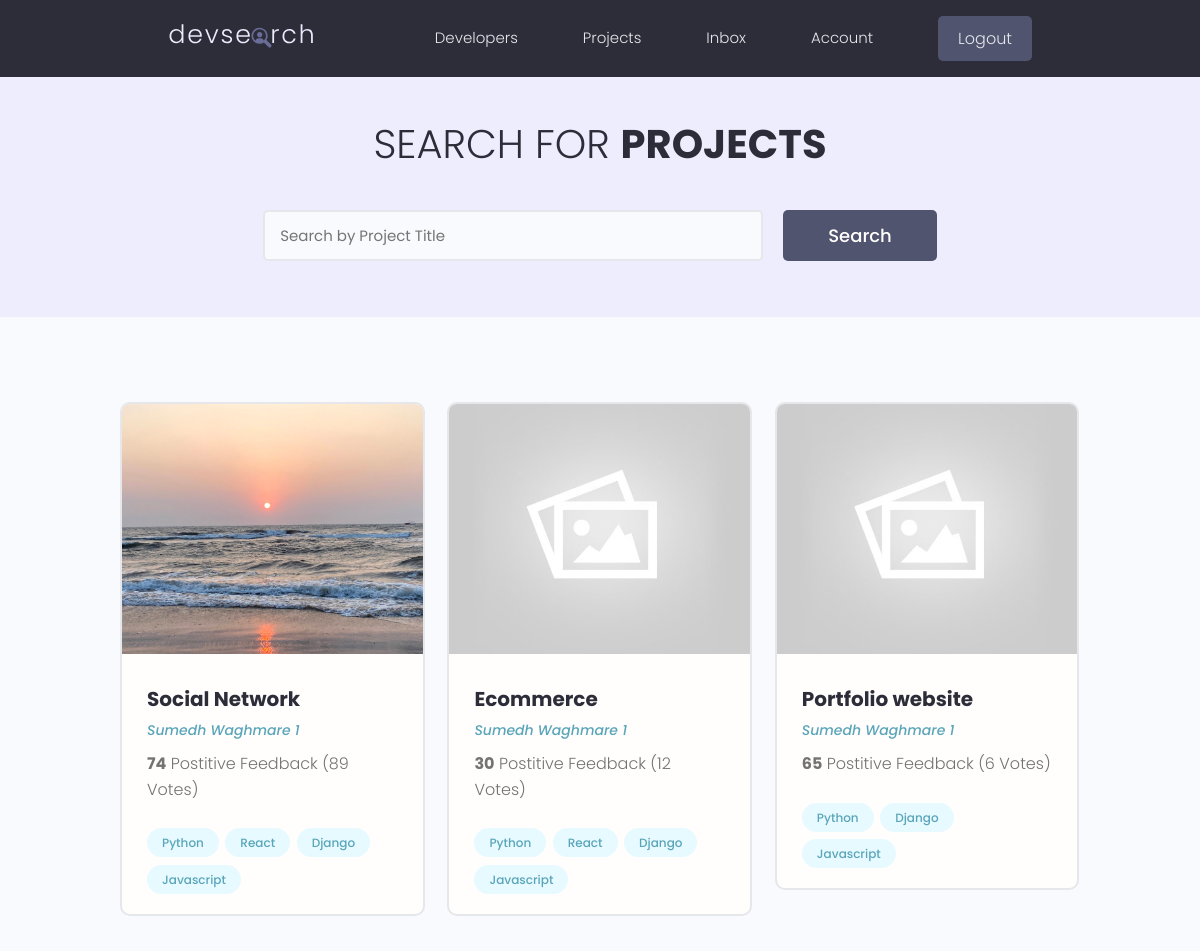
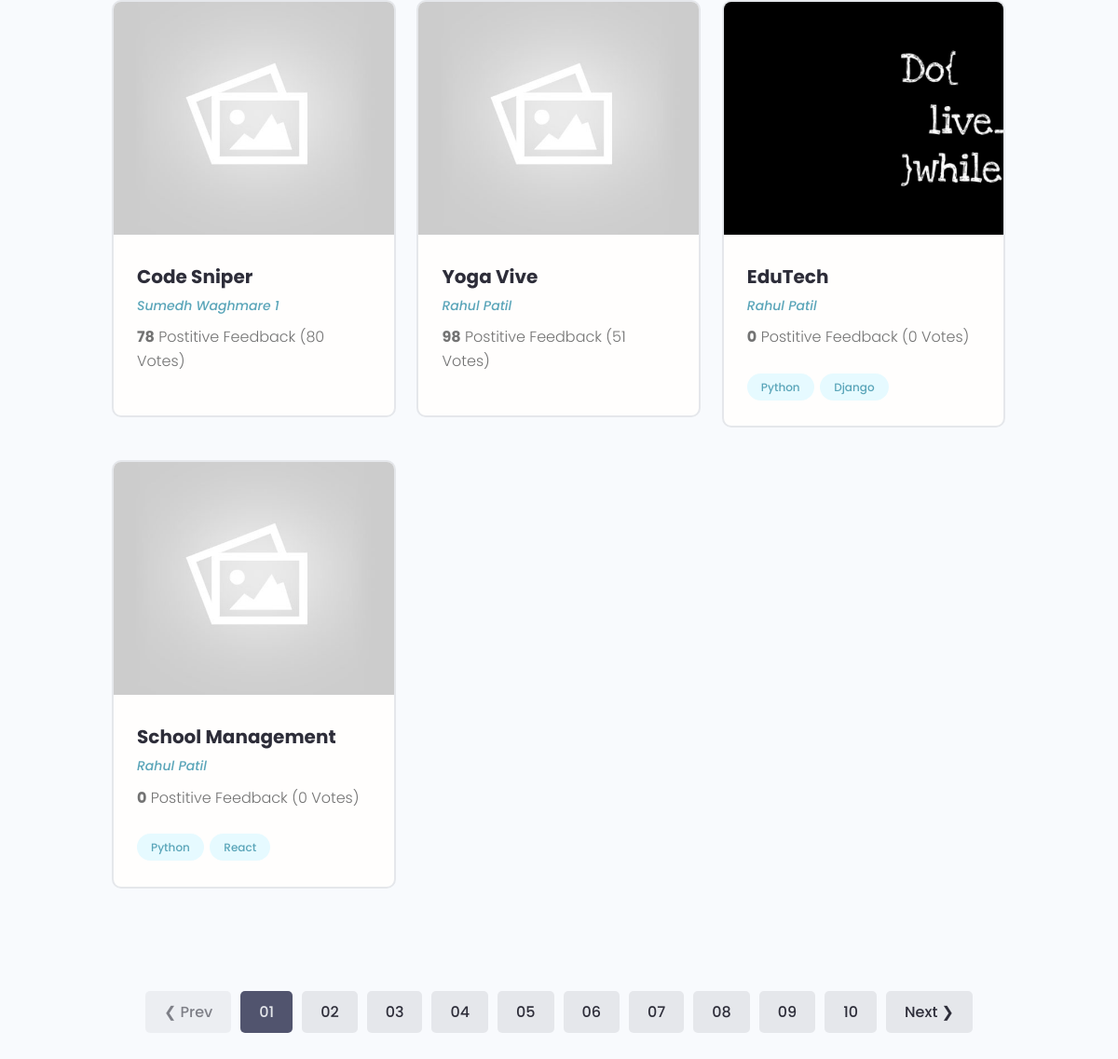
Screenshot of /projects/ (signed in) with the database file from the repository (2 pictures, top to bottom).
### projects/models.py (models this page shows, shortened)
class Project(models.Model):
    owner = models.ForeignKey(
        Profile, null=True, blank=True, on_delete=models.SET_NULL)
    title = models.CharField(max_length=200)
    description = models.TextField(null=True,blank=True)
    featured_image = models.ImageField(null=True, blank=True, default="default.jpg")
    demo_link = models.CharField(max_length=2000,null=True,blank=True)
    source_link = models.CharField(max_length=2000,null=True,blank=True)
    tags = models.ManyToManyField('Tag', blank=True)
    vote_total = models.IntegerField(default=0,null=True, blank=True)
    vote_ratio = models.IntegerField(default=0,null=True, blank=True)
    created = models.DateField(auto_now_add=True)
    id = models.UUIDField(default=uuid.uuid4,unique=True,primary_key=True,editable=False)

class Tag(models.Model):
    name = models.CharField(max_length=200)
    created = models.DateTimeField(auto_now_add=True)
    id = models.UUIDField(default=uuid.uuid4, unique=True, primary_key=True, editable=False)
    def __str__(self):
        return self.name

### users/models.py (models this page shows, shortened)
class Profile(models.Model):
    user = models.OneToOneField(User, on_delete=models.CASCADE, blank=True, null=True)
    name = models.CharField(max_length=200, null=True, blank=True)
    email = models.EmailField(max_length=500, null=True, blank=True)
    username = models.CharField(max_length=200, null=True, blank=True)
    location = models.CharField(max_length=200, null=True, blank=True)
    short_intro = models.CharField(max_length=1000, null=True, blank=True)
    bio = models.TextField(null=True, blank=True)
    profile_image = models.ImageField(null=True, blank=True,
        upload_to = 'profiles/', default='profiles/user-default.png')
    social_github = models.CharField(max_length=200, null=True, blank=True)
    social_twitter = models.CharField(max_length=200, null=True, blank=True)
    social_linkedin = models.CharField(max_length=200, null=True, blank=True)
    social_youtube = models.CharField(max_length=200, null=True, blank=True)
    social_website = models.CharField(max_length=200, null=True, blank=True)
    created = models.DateField(auto_now_add=True)
    id = models.UUIDField(default=uuid.uuid4,unique=True,primary_key=True,editable=False)

### projects/views.py (the view)
# urls.py: path('projects/',include('projects.urls')),
def projects(request):
    projects = Project.objects.all()
    context = { 'projects' : projects }
    return render(request,'projects/projects.html', context)

### projects/templates/projects/projects.html (shortened to what this page needs)
{% extends 'main.html' %}
{% block content %}
  <main class="projects">
    <section class="hero-section text-center">
      <div class="container container--narrow">
        <div class="hero-section__box">
          <h2>Search for <span>Projects</span></h2>
        </div>
        <div class="hero-section__search">
          <form class="form" action="#" method="get">
            <div class="form__field">
              <input class="input input--text" id="formInput#search" type="text" name="text"
                placeholder="Search by Project Title" />
            </div>
            <input class="btn btn--sub btn--lg" type="submit" value="Search" />
          </form>
        </div>
      </div>
    </section>
    <section class="projectsList">
      <div class="container">
        <div class="grid grid--three">
        {% for project in projects %}
          <div class="column">
            <div class="card project">
              <a href="{% url 'project' project.id %}" class="project">
                <img class="project__thumbnail" src="{{ project.featured_image.url }}" alt="project thumbnail" />
                <div class="card__body">
                  <h3 class="project__title">{{ project.title }}</h3>
                  <p><a class="project__author" href="{% url 'user-profile' project.owner.id %}">{{ project.owner.name }}</a></p>
                  <p class="project--rating">
                    <span style="font-weight: bold;">{{ project.vote_ratio }}</span> Postitive
                    Feedback ({{ project.vote_total }}  Vote{{project.vote_ratio|pluralize:"s"}})
                  </p>
                  <div class="project__tags">
                    {% for tag in project.tags.all %}
                    <span class="tag tag--pill tag--main">
                      <small>{{tag}}</small>
                    </span>
                    {% endfor %}
                  </div>
                </div>
              </a>
            </div>
          </div>
        {%  endfor  %}
        </div>
      </div>
    </section>
    <div class="pagination">
      <ul class="container">
        <li><a href="#" class="btn btn--disabled">&#10094; Prev</a></li>
        <li><a href="#" class="btn btn--sub">01</a></li>
        <li><a href="#" class="btn">02</a></li>
        <li><a href="#" class="btn">03</a></li>
        <li><a href="#" class="btn">04</a></li>
        <li><a href="#" class="btn">05</a></li>
        <li><a href="#" class="btn">06</a></li>
        <li><a href="#" class="btn">07</a></li>
        <li><a href="#" class="btn">08</a></li>
        <li><a href="#" class="btn">09</a></li>
        <li><a href="#" class="btn">10</a></li>
        <li><a href="#" class="btn">Next &#10095;</a></li>
      </ul>
    </div>
  </main>
{% endblock content %}

### static/styles/app.css (style rules this page uses)
:root { --color-sub: #2d2d39; }
.btn--sub { background-color: var(--color-sub-light); }
.card { border: 2px solid var(--color-light); }
img { width: 100%; }
.hero-section { height: 40vh; display: flex; align-items: center; background-color: var(--color-sub); }
.hero-section__box { margin-bottom: 4rem; }
.hero-section__box > h2, .hero-section__box > h2 > span { font-size: 4rem; color: var(--color-light); line-height: 1.3; text-transform: uppercase; }
.hero-section__box > h2 { font-weight: 300; }
.hero-section__box > h2 > span { font-weight: 700; }
.hero-section__search > .form { display: flex; align-items: center; justify-content: center; gap: 2rem; }
.hero-section__search > .form input.input--text { width: 50rem; }
.pagination { margin-top: 8rem; margin-bottom: 10rem; }
.pagination > ul { flex-wrap: wrap; list-style: none; display: flex; align-items: center; justify-content: center; gap: 1rem; }
.pagination .btn { color: var(--color-sub); }
.pagination .btn.btn--sub { color: var(--color-light); }
.project__author { font-size: 1.4rem; font-style: italic; }
.project--rating { margin-bottom: 1.6em; margin-top: .5em; }
.projects > .hero-section { background: var(--color-sub-lighter); height: 30vh; }
.projects .hero-section__box { margin-bottom: 2.5rem; }
.projects .hero-section__box > h2 { color: var(--color-sub); }
.projects .hero-section__box > h2 > span { font-weight: 700; color: var(--color-sub); }
.projectsList { margin-top: 8rem; }
.project__thumbnail { height: 25rem; object-fit: cover; object-position: top center; }
.project__title { font-size: 2rem; font-weight: 700; color: var(--color-sub); }

### static/uikit/styles/modules/_variables.css (style rules this page uses)
:root { --color-main: #5aa5b9; --color-main-light: #e6faff; --color-sub: #3f4156; --color-sub-light: #51546e; --color-sub-lighter: #ededfd; --color-text: #737373; --color-gray: #8b8b8b; --color-light: #e5e7eb; --color-light-gray: #767676; --color-bg: #f8fafd; --color-white: #fffefd; --color-white-light: #f3f3f3; --color-success: #359e64; --color-success-bg: #def8e8; --color-error: #fc4b0b; --color-error-bg: #fff2ee; --font-base: 'Poppins', arial, helvetica, 'Segoe UI', roboto, ubuntu, sans-serif; --font-monospace: 'Fira Code', 'Courier New', courier, monospace; --font-regular: 300; --font-medium: 500; --font-bold: 700; --generic-shadow: 1px 1px 5px #00000010; --generic-transition: all 0.3s ease-in-out; }

### static/uikit/styles/modules/_base.css (style rules this page uses)
* { margin: 0; padding: 0; box-sizing: border-box; text-rendering: optimizeLegibility; color: inherit; font-size: inherit; }
html { font-size: 50%; }
@media only screen and (min-width: 480px) { html { font-size: 56.25%; } }
@media only screen and (min-width: 1200px) { html { font-size: 62.5%; } }
body { line-height: 1.6; font-weight: 400; font-size: 1.5rem; color: var(--color-text); background-color: var(--color-bg); min-height: 100vh; }

### static/uikit/styles/modules/_typography.css (style rules this page uses)
* { font-family: var(--font-base); }
h2 { font-size: 3.6rem; font-weight: var(--font-bold); }
h3 { font-size: 3.2rem; font-weight: var(--font-medium); }
p, span, strong { font-size: 1.6rem; color: var(--color-text); font-weight: var(--font-regular); }
a { padding-bottom: 2px; text-decoration: none; display: inline-block; color: var(--color-main); font-weight: var(--font-medium); }

### static/uikit/styles/modules/_utilities.css (style rules this page uses)
.container { width: 92%; max-width: 165rem; margin: 0 auto; box-sizing: border-box; }
.container--narrow { width: 92%; max-width: 120rem; }
@media screen and (min-width: 1000px) { .container { width: 90%; } }
@media screen and (min-width: 1000px) { .container--narrow { width: 85%; } }
@media screen and (min-width: 1200px) { .container { width: 80%; } }
@media screen and (min-width: 1200px) { .container--narrow { width: 72%; } }
.text-center { text-align: center; }

### static/uikit/styles/modules/_button.css (style rules this page uses)
.btn { display: inline-block; position: relative; cursor: pointer; background-color: var(--color-light); font-weight: var(--font-medium); color: var(--color-sub); text-decoration: none; padding: 1rem 2rem; border-radius: 0.5rem; border: none; width: -webkit-fit-content; width: -moz-fit-content; width: fit-content; height: -webkit-fit-content; height: -moz-fit-content; height: fit-content; font-size: 1.6rem; outline-width: 0; outline-color: transparent; -webkit-backface-visibility: hidden; backface-visibility: hidden; transition: all 0.3s ease-in-out; }
.btn:disabled, .btn--disabled { cursor: not-allowed; opacity: 0.6; }
.btn--sub { background-color: var(--color-sub); color: var(--color-white); }
.btn--lg { font-size: 1.8rem; padding: 1.2rem 4.5rem; }

### rows the page displays
Project: featured_image (picture), title "Social Network", owner.name "Sumedh Waghmare 1", vote_ratio "74", vote_total "89"
Tag: name "Python"
Tag: name "React"
Tag: name "Django"
Tag: name "Javascript"
Project: featured_image (placeholder picture), title "Ecommerce", owner.name "Sumedh Waghmare 1", vote_ratio "30", vote_total "12"
Project: featured_image (placeholder picture), title "Portfolio website", owner.name "Sumedh Waghmare 1", vote_ratio "65", vote_total "6"
Project: featured_image (placeholder picture), title "Code Sniper", owner.name "Sumedh Waghmare 1", vote_ratio "78", vote_total "80"
Project: featured_image (placeholder picture), title "Yoga Vive", owner.name "Rahul Patil", vote_ratio "98", vote_total "51"
Project: featured_image (picture), title "EduTech", owner.name "Rahul Patil", vote_ratio "0", vote_total "0"
Project: featured_image (placeholder picture), title "School Management", owner.name "Rahul Patil", vote_ratio "0", vote_total "0"
